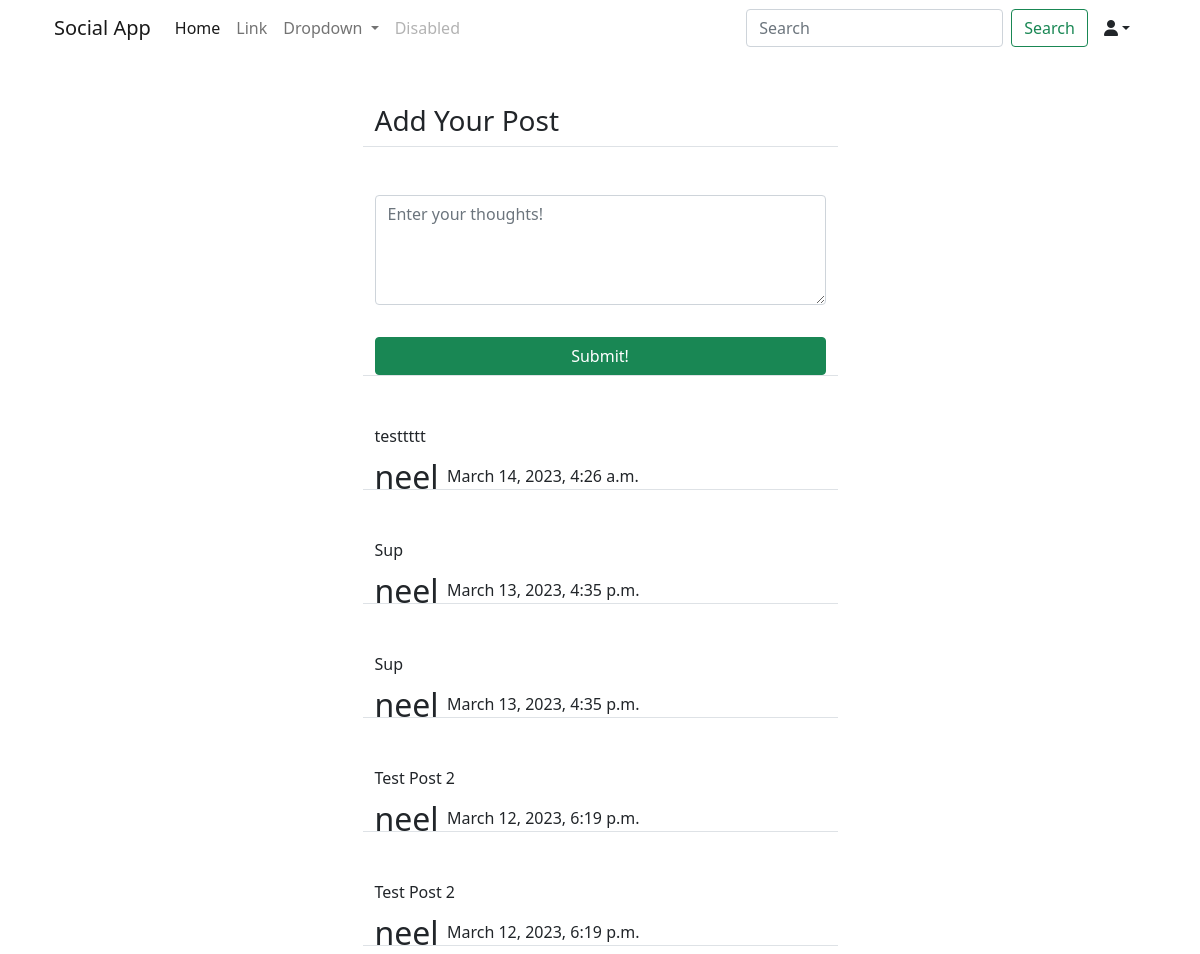
The page /main/ (signed in) on the database its author committed.
### mainApp/models.py (models this page shows)
class Post(models.Model):
    body = models.TextField()
    created = models.DateTimeField(default=timezone.now)
    author = models.ForeignKey(User, on_delete=models.CASCADE)

### mainApp/views.py (the view, shortened to what this page needs)
# urls.py: path("", SocialPosts.as_view(), name="content_list"),
class SocialPosts(View):
    def get(self, request, *args, **kwargs):
        content_posts = Post.objects.all().order_by("-created")
        form = Post_Entry()
        context = {
            "content_list": content_posts,
            "form": form,
        }
        return render(request, "content_list.html", context)

### mainApp/forms.py
class Post_Entry(forms.ModelForm):
    body = forms.CharField(label="", widget=forms.Textarea(attrs={"rows": 4, "placeholder": "Enter your thoughts!", }))
    class Meta:
        model = Post
        fields = ["body"]

### mainApp/templates/content_list.html (shortened to what this page needs)
{% extends "base_layout.html" %}
{% load crispy_forms_tags %}
{% block content %}
    <div class="container">
        <div class="row justify-content-center mt-5">
            <div class="col-md-5 col-sm-15 border-bottom">
                <h3>Add Your Post</h3>
            </div>
        </div>
        <div class="row justify-content-center mt-5 mb-5">
            <div class="col-md-5 col-sm-15 border-bottom">
                <form method="POST">
                    {{ form | crispy }}
                    <div class="d-grid gap-2">
                        <button class="btn btn-success mt-3">Submit!</button>
                    </div>
                </form>
            </div>
        </div>
        {% for post in content_list %}
        <div class="row justify-content-center mt-5">
            <div class="col-md-5 col-sm-15 border-bottom">
                <p>{{ post.body }}</p>
                <div class="post_header">
                    <h2 style="display: inline; vertical-align: top; line-height: 25px;">{{ post.author }} </h2>
                    <p style="display: inline; vertical-align: top; ">{{ post.created }}</p>
                </div>
            </div>
        </div>
        {% endfor %}
    </div>
{% endblock content %}

### rows shown on the page
Post: body "testtttt", author "neel", created "March 14, 2023, 4:26 a.m."
Post: body "Sup", author "neel", created "March 13, 2023, 4:35 p.m."
Post: body "Sup", author "neel", created "March 13, 2023, 4:35 p.m."
Post: body "Test Post 2", author "neel", created "March 12, 2023, 6:19 p.m."
Post: body "Test Post 2", author "neel", created "March 12, 2023, 6:19 p.m."
